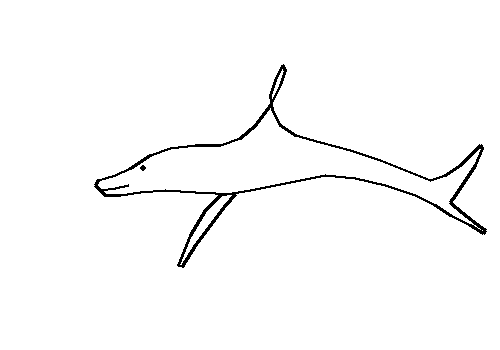
#> input picture uacc/dolphin_temp.png, 500 x 350 px
$ python -i fetch_image.py   (imports and definitions only)
#> lines starting #> are read from the running program, lines starting #| are printed output that depends on the picture; after the words box and inside, x2 and y2 are one past the last pixel; in counts of white or black regions, pixels touching at a corner belong together
#> further down, picture is the input picture: PIL image 500x350 RGB; 98.1% white; black in thin lines or dots, all inside (x1, y1, x2, y2) = (94, 64, 487, 268)
"""
Fetch Image — download images from the internet for UACC drawing tasks.

This module provides a zero-API-key image fetcher that scrapes public image
search engines to find line art (and general images) suitable for UACC's
``paint_image`` tool.  Downloaded images are saved to ``~/.uacc/fetched_images/``
and the local path is returned so callers can feed it straight into the
drawing pipeline.

**Agent workflow**:
    1. ``fetch_line_art(query="cat")``  →  get ``image_path``
    2. ``paint_image(image_path=<path>)``  →  draw it

Search strategy (tried in order, first success wins):
    1. Bing Image Search (HTML scrape, no API key)
    2. DuckDuckGo instant-answer images
    3. OpenClipart.org (CC0 clipart — great for line art)
"""

from __future__ import annotations

import concurrent.futures
import hashlib
import html
import io
import json
import logging
import re
import time
import urllib.error
import urllib.parse
import urllib.request
from pathlib import Path
from typing import Any, Dict, List, Optional, Set, Tuple

from PIL import Image, ImageEnhance, ImageFilter, ImageOps

logger = logging.getLogger(__name__)

# ── Storage ──────────────────────────────────────────────────

_FETCH_DIR = Path.home() / ".uacc" / "fetched_images"


# [4 lines left out: function _ensure_fetch_dir, not called in this run]


# ── Shared HTTP Helpers ──────────────────────────────────────

_HEADERS = {
    "User-Agent": (
        "Mozilla/5.0 (Windows NT 10.0; Win64; x64) "
        "AppleWebKit/537.36 (KHTML, like Gecko) "
        "Chrome/126.0.0.0 Safari/537.36"
    ),
    "Accept": "text/html,application/xhtml+xml,application/xml;q=0.9,image/*,*/*;q=0.8",
    "Accept-Language": "en-US,en;q=0.9",
}

# File extensions we consider valid images
_IMAGE_EXTENSIONS = {".png", ".jpg", ".jpeg", ".gif", ".bmp", ".webp", ".svg", ".tiff"}


# [44 lines left out: functions _http_get, _looks_like_image_url, not called in this run]


def _url_fingerprint(url: str) -> str:
    """Return a short hash of a URL for deduplication."""
    return hashlib.md5(url.encode()).hexdigest()[:12]


# ═════════════════════════════════════════════════════════════
#  Search Backends
# ═════════════════════════════════════════════════════════════


# [294 lines left out: functions _search_bing_images, _search_duckduckgo_images, _search_openclipart, _search_images, _download_image, _download_candidates_parallel and 3 more, not called in this run]


# ── Image Processing Pipeline ────────────────────────────────


def _auto_crop(img: Image.Image, border_threshold: int = 245, min_border: int = 10) -> Image.Image:
    """Auto-crop excessive whitespace/border from an image.

    Trims uniform-colored borders, keeping at least `min_border` pixels of padding.
    """
#> called with border_threshold = 245, min_border = 10
    try:
        # Convert to grayscale for border detection
        gray = img.convert("L")

        # Find the bounding box of non-white content
        bbox = gray.point(lambda p: 0 if p > border_threshold else 255).getbbox()
#> bbox = (94, 64, 487, 268)
        if bbox is None:
            return img  # Entirely white/blank — return as-is

        x0, y0, x1, y1 = bbox
#> x0 = 94; y0 = 64; x1 = 487; y1 = 268

        # Add padding back
        x0 = max(0, x0 - min_border)
#> x0 = 84
        y0 = max(0, y0 - min_border)
#> y0 = 54
        x1 = min(img.width, x1 + min_border)
#> x1 = 497
        y1 = min(img.height, y1 + min_border)
#> y1 = 278

        # Only crop if we'd remove a meaningful border (>15% on any side)
        w_removed = (img.width - (x1 - x0)) / max(img.width, 1)
#> w_removed = 0.174
        h_removed = (img.height - (y1 - y0)) / max(img.height, 1)
#> h_removed = 0.36
        if w_removed > 0.10 or h_removed > 0.10:
            return img.crop((x0, y0, x1, y1))
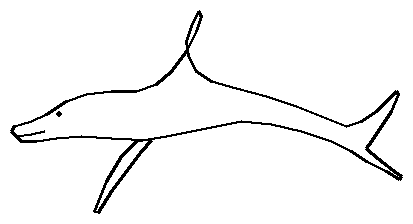
#> returned value: PIL image 413x224 RGB; 96.3% white; black in thin lines or dots, all inside (x1, y1, x2, y2) = (10, 10, 403, 214)
    except Exception as exc:
        logger.debug("Auto-crop failed: %s", exc)

    return img


# [65 lines left out: functions _enhance_for_line_art, _convert_to_line_art, _save_metadata_sidecar, not called in this run]


# ═════════════════════════════════════════════════════════════
#  Query Building
# ═════════════════════════════════════════════════════════════


# Style keywords used to enrich search queries
_STYLE_KEYWORDS = {
    "outline": "line art outline black and white simple clean",
    "coloring_page": "coloring page printable line drawing black white",
    "sketch": "pencil sketch line drawing black white",
    "silhouette": "silhouette black outline simple",
    "cartoon": "cartoon clipart simple illustration",
    "realistic": "realistic drawing detailed illustration",
}

# Category-specific keyword hints for even better search results
_CATEGORY_KEYWORDS = {
    "animal": "animal clipart",
    "vehicle": "vehicle transport clipart",
    "nature": "nature plant flower clipart",
    "object": "object item clipart",
    "character": "character person figure clipart",
    "symbol": "symbol icon sign clipart",
    "building": "building architecture clipart",
    "food": "food drink clipart",
}


# [338 lines left out: functions _build_search_query, fetch_line_art, fetch_image, list_fetched_images, not called in this run]

>>> from PIL import Image
>>> picture = Image.open('../dolphin_temp.png')
>>> result = _auto_crop(picture)
